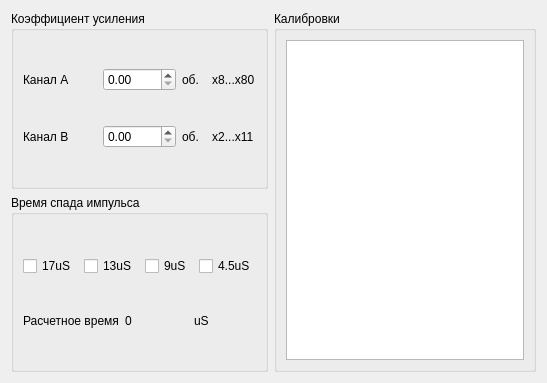
<?xml version="1.0" encoding="UTF-8"?>
<ui version="4.0">
 <class>AmplifierWidgetDesign</class>
 <widget class="QWidget" name="AmplifierWidgetDesign">
  <property name="geometry">
   <rect>
    <x>0</x>
    <y>0</y>
    <width>547</width>
    <height>383</height>
   </rect>
  </property>
  <property name="sizePolicy">
   <sizepolicy hsizetype="Expanding" vsizetype="Expanding">
    <horstretch>0</horstretch>
    <verstretch>0</verstretch>
   </sizepolicy>
  </property>
  <property name="minimumSize">
   <size>
    <width>300</width>
    <height>200</height>
   </size>
  </property>
  <property name="windowTitle">
   <string>Amplifier</string>
  </property>
  <layout class="QHBoxLayout" name="horizontalLayout_2">
   <item>
    <layout class="QVBoxLayout" name="verticalLayout">
     <item>
      <widget class="QGroupBox" name="groupBox">
       <property name="sizePolicy">
        <sizepolicy hsizetype="Preferred" vsizetype="Preferred">
         <horstretch>0</horstretch>
         <verstretch>0</verstretch>
        </sizepolicy>
       </property>
       <property name="title">
        <string>Коэффициент усиления</string>
       </property>
       <layout class="QGridLayout" name="gridLayout">
        <item row="0" column="0">
         <widget class="QLabel" name="gainA_label">
          <property name="text">
           <string>Канал A</string>
          </property>
         </widget>
        </item>
        <item row="0" column="1">
         <widget class="QDoubleSpinBox" name="gainA_doubleSpinBox">
          <property name="maximum">
           <double>10.020000000000000</double>
          </property>
          <property name="singleStep">
           <double>0.010000000000000</double>
          </property>
         </widget>
        </item>
        <item row="0" column="2">
         <widget class="QLabel" name="label_5">
          <property name="text">
           <string>об.    x8...x80</string>
          </property>
         </widget>
        </item>
        <item row="1" column="0">
         <widget class="QLabel" name="gainB_label">
          <property name="text">
           <string>Канал B</string>
          </property>
         </widget>
        </item>
        <item row="1" column="1">
         <widget class="QDoubleSpinBox" name="gainB_doubleSpinBox">
          <property name="maximum">
           <double>10.020000000000000</double>
          </property>
          <property name="singleStep">
           <double>0.010000000000000</double>
          </property>
         </widget>
        </item>
        <item row="1" column="2">
         <widget class="QLabel" name="label_6">
          <property name="text">
           <string>об.    x2...x11</string>
          </property>
         </widget>
        </item>
       </layout>
      </widget>
     </item>
     <item>
      <widget class="QGroupBox" name="groupBox_2">
       <property name="sizePolicy">
        <sizepolicy hsizetype="Preferred" vsizetype="Preferred">
         <horstretch>0</horstretch>
         <verstretch>0</verstretch>
        </sizepolicy>
       </property>
       <property name="title">
        <string>Время спада импульса</string>
       </property>
       <layout class="QGridLayout" name="gridLayout_2">
        <item row="1" column="2">
         <widget class="QLabel" name="label_2">
          <property name="sizePolicy">
           <sizepolicy hsizetype="Preferred" vsizetype="Fixed">
            <horstretch>0</horstretch>
            <verstretch>0</verstretch>
           </sizepolicy>
          </property>
          <property name="text">
           <string>uS</string>
          </property>
         </widget>
        </item>
        <item row="1" column="1">
         <widget class="QLabel" name="sum_time_label">
          <property name="text">
           <string>0</string>
          </property>
         </widget>
        </item>
        <item row="1" column="0">
         <widget class="QLabel" name="decay_label">
          <property name="text">
           <string>Расчетное время</string>
          </property>
         </widget>
        </item>
        <item row="0" column="0" colspan="3">
         <layout class="QHBoxLayout" name="HorizontalLayout">
          <property name="spacing">
           <number>7</number>
          </property>
          <property name="topMargin">
           <number>0</number>
          </property>
          <property name="bottomMargin">
           <number>0</number>
          </property>
          <item>
           <widget class="QCheckBox" name="time17_checkBox">
            <property name="text">
             <string>17uS</string>
            </property>
           </widget>
          </item>
          <item>
           <widget class="QCheckBox" name="time13_checkBox">
            <property name="text">
             <string>13uS</string>
            </property>
           </widget>
          </item>
          <item>
           <widget class="QCheckBox" name="time9_checkBox">
            <property name="text">
             <string>9uS</string>
            </property>
           </widget>
          </item>
          <item>
           <widget class="QCheckBox" name="time45_checkBox">
            <property name="text">
             <string>4.5uS</string>
            </property>
           </widget>
          </item>
         </layout>
        </item>
       </layout>
      </widget>
     </item>
    </layout>
   </item>
   <item>
    <widget class="QGroupBox" name="groupBox_3">
     <property name="minimumSize">
      <size>
       <width>250</width>
       <height>350</height>
      </size>
     </property>
     <property name="title">
      <string>Калибровки</string>
     </property>
     <layout class="QVBoxLayout" name="verticalLayout_2">
      <item>
       <widget class="QTextBrowser" name="cal_textBrowser">
        <property name="minimumSize">
         <size>
          <width>0</width>
          <height>0</height>
         </size>
        </property>
        <property name="html">
         <string>&lt;!DOCTYPE HTML PUBLIC &quot;-//W3C//DTD HTML 4.0//EN&quot; &quot;http://www.w3.org/TR/REC-html40/strict.dtd&quot;&gt;
&lt;html&gt;&lt;head&gt;&lt;meta name=&quot;qrichtext&quot; content=&quot;1&quot; /&gt;&lt;style type=&quot;text/css&quot;&gt;
p, li { white-space: pre-wrap; }
&lt;/style&gt;&lt;/head&gt;&lt;body style=&quot; font-family:'MS Shell Dlg 2'; font-size:7.8pt; font-weight:400; font-style:normal;&quot;&gt;
&lt;p align=&quot;center&quot; style=&quot; margin-top:12px; margin-bottom:12px; margin-left:0px; margin-right:0px; -qt-block-indent:0; text-indent:0px;&quot;&gt;&lt;br /&gt;&lt;/p&gt;&lt;/body&gt;&lt;/html&gt;</string>
        </property>
       </widget>
      </item>
     </layout>
    </widget>
   </item>
  </layout>
 </widget>
 <resources/>
 <connections/>
</ui>
